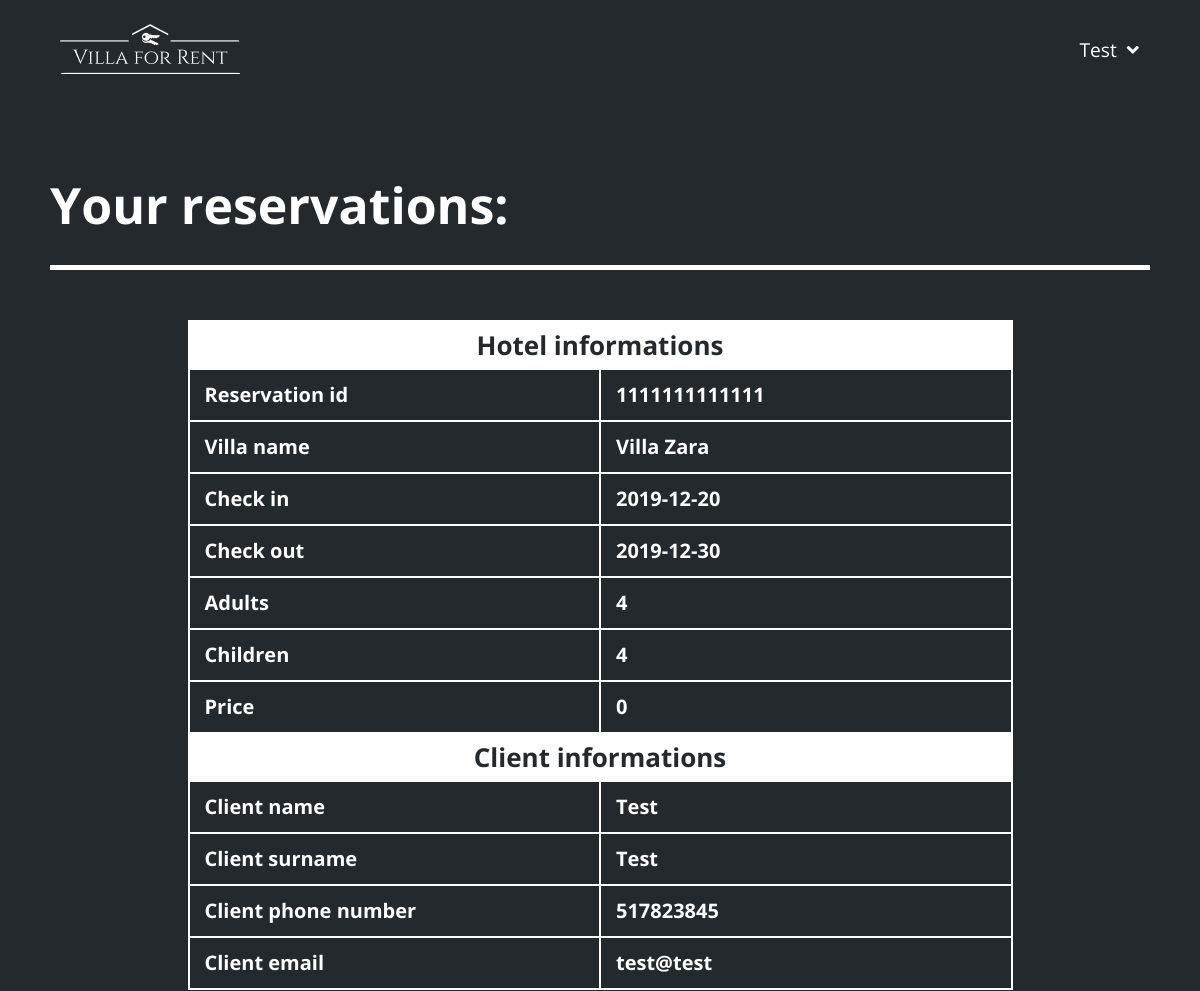
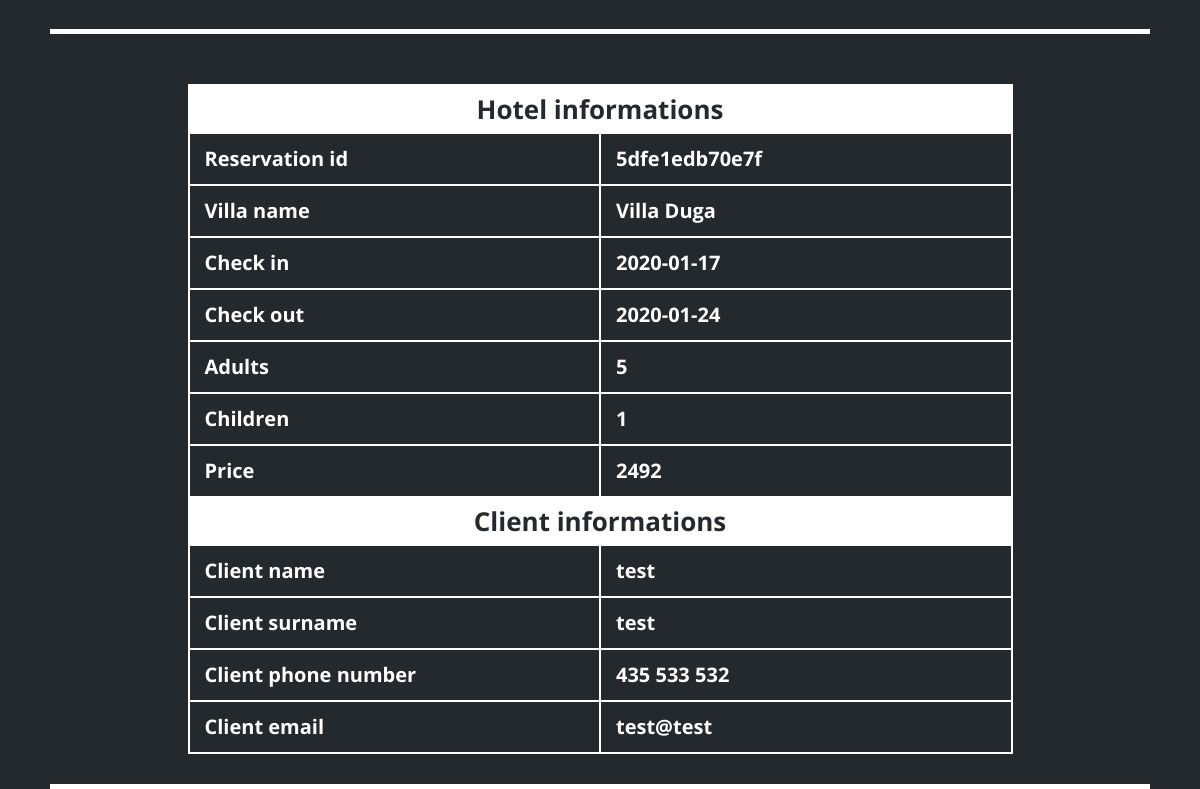
The page /user_reservation.php (signed in) on the database its author committed (2 pictures, top to bottom).
### tables this page shows
CREATE TABLE `reservation` (
  `id_reservation` char(13) NOT NULL,
  `client_name` varchar(20) NOT NULL,
  `client_surname` varchar(30) NOT NULL,
  `client_phone` varchar(16) NOT NULL,
  `client_email` varchar(40) NOT NULL,
  `adults` int(11) NOT NULL,
  `children` int(11) NOT NULL,
  `check_in` date NOT NULL,
  `check_out` date NOT NULL,
  `massage` text DEFAULT NULL,
  `price` int(6) NOT NULL,
  `is_user` tinyint(1) DEFAULT NULL,
  `id_user` int(11) DEFAULT NULL,
  `id_hotel` int(11) NOT NULL
);

CREATE TABLE `hotels` (
  `id_hotel` int(11) NOT NULL,
  `name` varchar(50) NOT NULL,
  `main_img` varchar(100) NOT NULL,
  `location` varchar(50) NOT NULL,
  `place` varchar(10) NOT NULL,
  `hotel_price` decimal(8,0) NOT NULL,
  `l_area` int(4) NOT NULL,
  `persons` int(2) NOT NULL,
  `bedrooms` int(2) NOT NULL,
  `bathrooms` int(2) NOT NULL,
  `seperate_toilet` int(2) NOT NULL,
  `distance_to_sea` varchar(4) NOT NULL,
  `year_of_build` int(4) NOT NULL,
  `pets` varchar(10) NOT NULL,
  `young_groups` varchar(15) NOT NULL,
  `airport` varchar(4) NOT NULL,
  `beach` varchar(4) NOT NULL,
  `city` varchar(4) NOT NULL,
  `pharmacy` varchar(4) NOT NULL,
  `pub` varchar(4) NOT NULL,
  `restaurant` varchar(4) NOT NULL,
  `sea` varchar(4) NOT NULL,
  `wifi` tinyint(1) NOT NULL,
  `tv` tinyint(1) NOT NULL,
  `pool` tinyint(1) NOT NULL,
  `parking` tinyint(1) NOT NULL,
  `grill` tinyint(1) NOT NULL,
  `espresso` tinyint(1) NOT NULL,
  `baby` tinyint(1) NOT NULL,
  `washing` tinyint(1) NOT NULL
);

### user_reservation.php (the view, shortened to what this page needs)
<?php include ("./server/server.php") ?>
<!DOCTYPE html>
<html lang="pl">
<head>
    <link rel="stylesheet" href="./css/main.css">
    <link rel="stylesheet" href="https://cdnjs.cloudflare.com/ajax/libs/font-awesome/5.11.2/css/all.css">
</head>
<body class="main_body">
<?php include ("./php_components/nav.php")?>
    <main class="main_page" >
        <div class="header_fix"></div>
        <section class="user_reservation">
            <h1 class="title">Your reservations:</h1>
            <div class="line"></div>
                <?php
                    if ($_SESSION['confirm'] === "start" && isset($_SESSION['username']))  {
                        $username = $_SESSION['username'];
                        $query_user = "SELECT `id_user` FROM users WHERE username = '$username'";
                        $results_user = mysqli_query($db, $query_user);
                        $user_row =  mysqli_fetch_array($results_user);
                        $user_id  = $user_row['id_user'];
                        $query_reservations = "SELECT `id_reservation`,`client_name`,`client_surname`,`client_phone`,`client_email`,`adults`,`children`,`check_in`,`check_out`,`price`,`name` FROM reservation JOIN hotels ON reservation.id_hotel = hotels.id_hotel WHERE id_user = '$user_id'";
                        $results_reservations = mysqli_query($db, $query_reservations);
                    } else {
                        header('location: index.php');
                    }
                    while ($row = mysqli_fetch_array($results_reservations) ) {
                ?>
            <div class="reservations_box">
                <table>
                    <thead>
                        <tr>
                            <th colspan="2">Hotel informations</th>
                        </tr>
                    </thead>
                    <tbody>
                        <tr>
                            <td>Reservation id</td>
                            <td><?php echo $row['id_reservation']?></td>
                        </tr>
                        <tr>
                            <td>Villa name</td>
                            <td><?php echo $row['name']?></td>
                        </tr>
                        <tr>
                            <td>Check in</td>
                            <td><?php echo $row['check_in']?></td>
                        </tr>
                        <tr>
                            <td>Check out</td>
                            <td><?php echo $row['check_out']?></td>
                        </tr>
                        <tr>
                            <td>Adults</td>
                            <td><?php echo $row['adults']?></td>
                        </tr>
                        <tr>
                            <td>Children</td>
                            <td><?php echo $row['children']?></td>
                        </tr>
                        <tr>
                            <td>Price</td>
                            <td><?php echo $row['price']?></td>
                        </tr>
                        <thead>
                            <tr>
                                <th colspan="2">Client informations</th>
                            </tr>
                        </thead>
                        <tr>
                            <td>Client name</td>
                            <td><?php echo $row['client_name']?></td>
                        </tr>
                        <tr>
                            <td>Client surname</td>
                            <td><?php echo $row['client_surname']?></td>
                        </tr>
                        <tr>
                            <td>Client phone number</td>
                            <td><?php echo $row['client_phone']?></td>
                        </tr>
                        <tr>
                            <td>Client email</td>
                            <td><?php echo $row['client_email']?></td>
                        </tr>
                    </tbody>
                </table>
            </div>
            <div class="line"></div>
            <?php } ?>
        </section>
    </main>
</body>
</html>

### css/main.css (style rules this page uses)
html, body { width: 100%; height: 100vh; overflow-x: hidden; }
.main_page { height: 100%; width: calc(100% - 800px); margin: auto; position: absolute; top: 0; margin-left: auto; margin-right: auto; left: 0; right: 0; }
@media (max-width: 1600px) { .main_page { width: calc(100% - 100px); } }
.header_fix { height: 125px; width: 100%; }
html, body, div, span, object, iframe, h1, h2, h3, h4, h5, h6, p, blockquote, pre, abbr, address, cite, code, del, dfn, em, img, ins, kbd, q, samp, small, strong, sub, sup, var, b, i, dl, dt, dd, ol, ul, li, fieldset, form, label, legend, table, caption, tbody, tfoot, thead, tr, th, td, article, aside, canvas, details, figcaption, figure, footer, header, hgroup, menu, nav, section, summary, time, mark, audio, video { margin: 0 !important; padding: 0; border: 0; outline: 0; font-size: 100%; vertical-align: baseline; background: transparent; }
body { line-height: 1; }
article, aside, details, figcaption, figure, footer, header, hgroup, menu, nav, section { display: block; }
table { border-collapse: collapse; border-spacing: 0; }
* { box-sizing: border-box; padding: 0; margin: 0; }
:root { --font-primary: sans-serif; --font-secondary: serif; --text-base-size: 1em; --text-scale-ratio: 1.2; --text-xs: calc(1em / (var(--text-scale-ratio) * var(--text-scale-ratio))); --text-sm: calc(1em / var(--text-scale-ratio)); --text-md: calc(1em * var(--text-scale-ratio)); --text-lg: calc(1em * var(--text-scale-ratio) * var(--text-scale-ratio)); --text-xl: calc(1em * var(--text-scale-ratio) * var(--text-scale-ratio) * var(--text-scale-ratio)); --text-xxl: calc(1em * var(--text-scale-ratio) * var(--text-scale-ratio) * var(--text-scale-ratio) * var(--text-scale-ratio)); --text-xxxl: calc(1em * var(--text-scale-ratio) * var(--text-scale-ratio) * var(--text-scale-ratio) * var(--text-scale-ratio) * var(--text-scale-ratio)); --heading-line-height: 1.2; --body-line-height: 1.4; }
@media (max-width: 1600px) { :root { --text-base-size: 1.25em; --text-scale-ratio: 1.25; } }
body { font-size: var(--text-base-size); font-family: var(--font-primary); color: var(--color-text); }
h1, h2, h3, h4, form legend { color: var(--color-text-heading); margin-bottom: var(--space-xxs); line-height: var(--heading-line-height); }
h1, .text--xxl { font-size: var(--text-xxl); }
.main_body { background-color: #24292e; }
.user_reservation { height: auto; margin-bottom: 100px !important; width: 100%; }
.user_reservation .title { font-family: "Open Sans", sans-serif; color: #fff; font-size: 2.5em; padding-top: 50px; }
.user_reservation .reservations_box { display: flex; justify-content: center; align-items: center; margin-top: 50px !important; width: 100%; }
.user_reservation .reservations_box table { width: 75%; font-family: "Open Sans", sans-serif; }
.user_reservation .reservations_box table td { border: 2px solid #fff; width: 50%; padding: 15px; color: #fff; font-weight: bold; }
.user_reservation .reservations_box table th { padding: 10px; border: 2px solid #fff; font-size: 1.3em; font-weight: bold; }
.user_reservation .reservations_box table thead, .user_reservation .reservations_box table tfoot { background-color: #fff; color: #24292e; }
.user_reservation .line { width: 100%; height: 5px; margin: 30px 0px !important; background-color: #fff; }

### rows shown on the page
reservation: id_reservation "1111111111111", id_hotel.name "Villa Zara", check_in "2019-12-20", check_out "2019-12-30", adults "4", children "4", price "0", client_name "Test", client_surname "Test", client_phone "517823845", client_email "test@test"
reservation: id_reservation "5dfe1edb70e7f", id_hotel.name "Villa Duga", check_in "2020-01-17", check_out "2020-01-24", adults "5", children "1", price "2492", client_name "test", client_surname "test", client_phone "435 533 532", client_email "test@test"

### other values the page prints
$_SESSION['username'] "Test"
